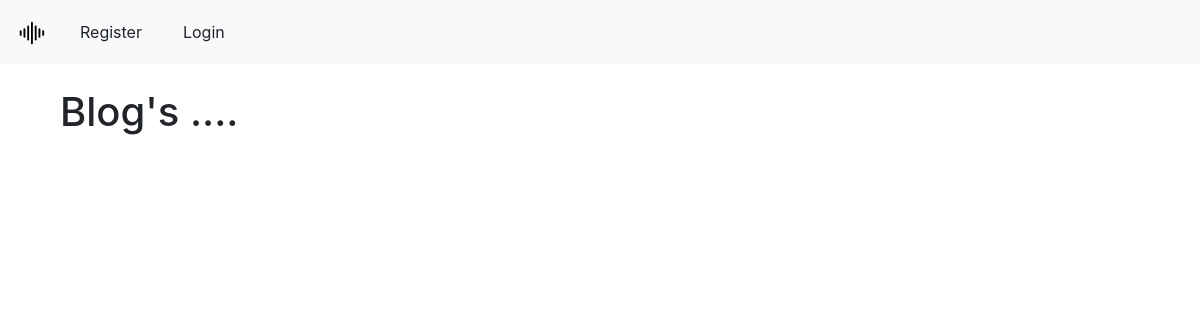
/, run on an earlier commit of the app's database.
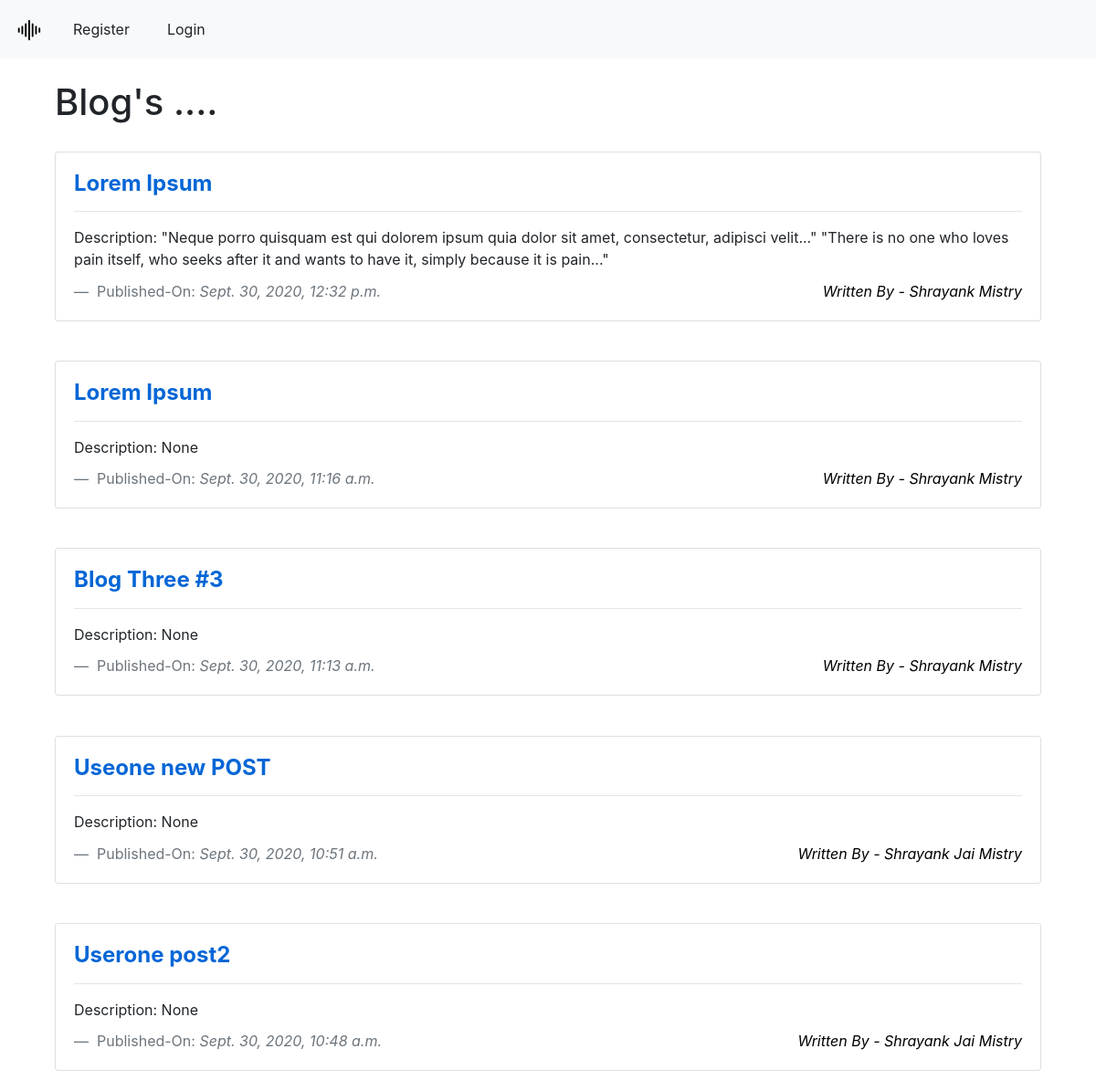
And on a later commit of the database.
### posts/models.py (models this page shows, shortened)
class Post(models.Model):
    class Meta:
        ordering = ["-created_date"]
    author = models.ForeignKey(User, on_delete = models.CASCADE);
    title = models.CharField(max_length = 100)
    body = RichTextField(blank = True, null = True, config_name = "default")
    likes = models.ManyToManyField(User, related_name = 'post_likes')
    dislikes = models.ManyToManyField(User, related_name = 'post_dislikes')
    created_date = models.DateTimeField(default = timezone.now)
    published_date = models.DateTimeField(blank = True, null = True)
    description = models.CharField(max_length = 255, blank = True, null = True)
    category = models.ForeignKey(Category, null = True, blank = True, on_delete = models.CASCADE)

### accounts/models.py (models this page shows, shortened)
class UserProfile(models.Model):
    user = models.OneToOneField(User, on_delete = models.CASCADE, related_name = 'users')
    name = models.CharField(blank = True, null = True, max_length = 50)
    email = models.EmailField(blank = True, null = True)
    profile_pic = fields.ImageField(blank = True, null = True, upload_to = 'profilepics/')
    instagram_link = models.CharField(blank = True, null = True, max_length = 50)

### posts/views.py (the view)
# urls.py: path('', views.HomeView.as_view(), name = 'home'),
class HomeView(generic.ListView):
    model = models.Post
    template_name = 'posts/home.html'
    context_object_name = 'postlist'
    def get_queryset(request):
        return models.Post.objects.filter(published_date__lte = timezone.now()).order_by("-published_date")

### posts/templates/posts/home.html (shortened to what this page needs)
{% extends 'posts/base.html' %}
{% load static %}
{% block content %}
<link rel="stylesheet" href="{% static 'css/home.css' %}">
<div class="container">
    <br>
    <div class="userposts col-sm-12 col-md-12 col-lg-12">
        <h1> Blog's .... </h1>
        <div class="row">
            {% for post in postlist %}
            <div class="col-12 col-sm-12 col-md-12 col-lg-12">
                <div class="postcard card">
                    <div class="card-body">
                        <h5 class="card-title">
                            <a class="postlinks" href="{% url 'posts:postdetail' pk=post.id %}">
                                {{ post.title }}
                            </a>
                            <span class="categoryTag">
                                <span class="category-color" style="background-color:{{ post.category.color }}">
                                </span>
                            </span>
                        </h5>
                        <hr>
                        <span>
                            Description: {{ post.description }}
                            <footer class="dateTag blockquote-footer">
                                Published-On: <cite title="Source Title"> {{ post.published_date }} <cite>
                                <span class="writer">
                                    Written By -
                                    <a class = "writerlink" href="{% url 'accounts:profiledetail' pk=post.author.users.pk %}">
                                        {{ post.author.users.name }}
                                    </a>
                                </span>
                            </footer>
                        </span>
                    </div>
                </div>
            </div>
            {% endfor %}
        </div>
    </div>
</div>
{% endblock %}

What changed in the data, as far as the page shows it:
added Post: title "Lorem Ipsum", description "\"Neque porro quisquam est qui dolorem ipsum quia dolor sit amet, consectetur, adipisci velit...\" \"There is no one who loves pain itself, who seeks after it and wants to have it, simply because it is pain...\"", published_date "Sept. 30, 2020, 12:32 p.m.", author.users.name "Shrayank Mistry"
added Post: title "Lorem Ipsum", description "None", published_date "Sept. 30, 2020, 11:16 a.m.", author.users.name "Shrayank Mistry"
added Post: title "Blog Three #3", description "None", published_date "Sept. 30, 2020, 11:13 a.m.", author.users.name "Shrayank Mistry"
now on this page (row edited): Post: title "Useone new POST", description "None", published_date "Sept. 30, 2020, 10:51 a.m.", author.users.name "Shrayank Jai Mistry"
now on this page (row edited): Post: title "Userone post2", description "None", published_date "Sept. 30, 2020, 10:48 a.m.", author.users.name "Shrayank Jai Mistry"
